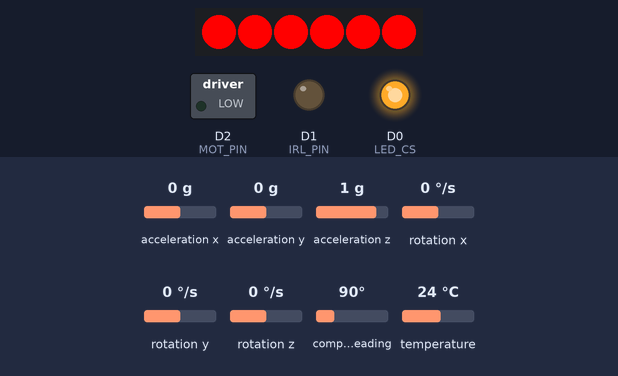
This sketch was run on a simulated ESP8266 (NodeMCU). Parts: 6 RGB LEDs in strip order, left to right, switched loads named in the sketch (green lamp = pin HIGH), output pins drawn as LEDs (lit = HIGH). The inputs (shaded band) are chosen by the test bench; at power-on: acceleration x 0 g, acceleration y 0 g, acceleration z 1 g, rotation x 0 °/s, rotation y 0 °/s, rotation z 0 °/s, compass heading 90°, temperature 24 °C. What the sketch prints to the serial monitor is not drawn.

Above: at 0.1 s.
At 0.6 s:
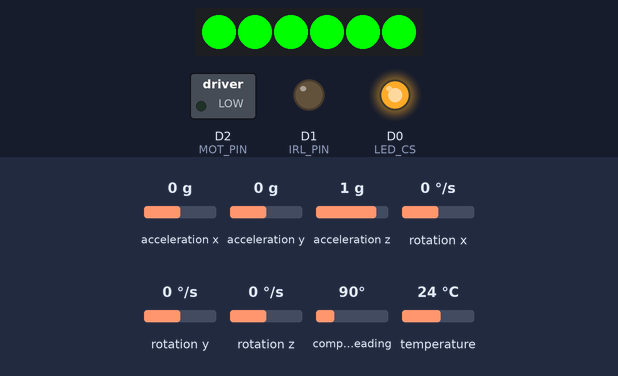
At 1.1 s:
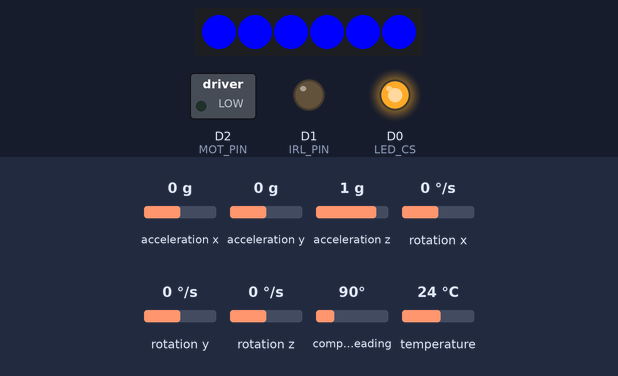
At 1.6 s:
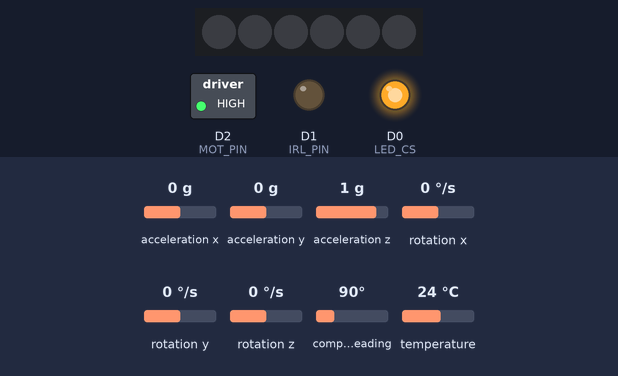
At 2.6 s:
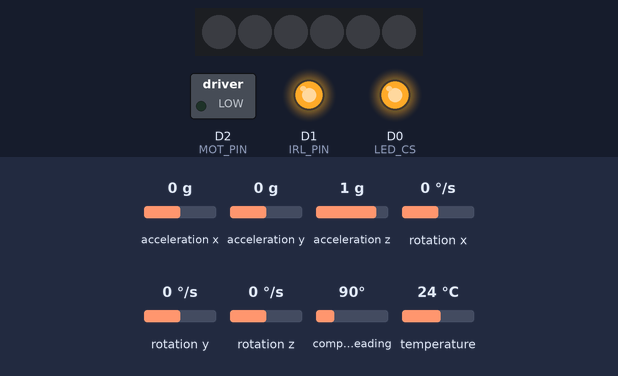
At 3.1 s:
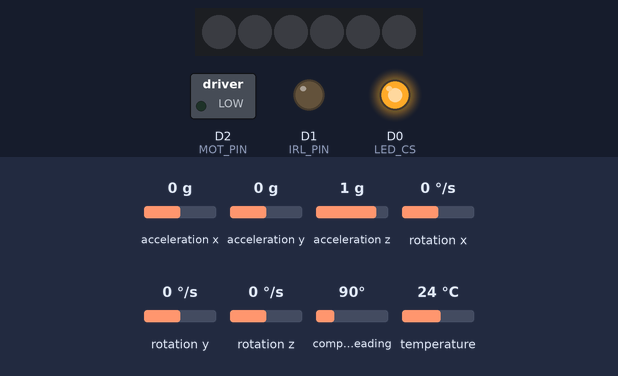
Timing chart, 0 to 40.0 s (numbered marks = the images above):
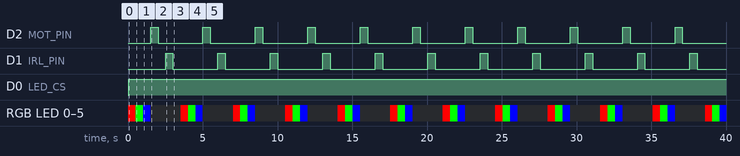

Measured:
- by itself, D2 (MOT_PIN), D1 (IRL_PIN): alternates HIGH for 0.50 s and LOW for 3.0 s
- by itself, D0 (LED_CS): LOW → HIGH at 0.05 s
- by itself, RGB LED 0–5: repeats every 3.5 s: RGB(0, 255, 0) 0.50 s, RGB(0, 0, 255) 0.50 s, off 2.0 s, RGB(255, 0, 0) 0.50 s
- what the display in image 1 shows lasts 0.5 s, from 0.5 s to 1.0 s

The sketch:

DIAGNOSTIC.ino
```cpp
//------------------------------------------
// MACROS, CONSTANTS AND LIBRARIES
//------------------------------------------

#define NUM_LEDS  6
#define LED_CS    D0
#include <Adafruit_DotStar.h>
Adafruit_DotStar strip = Adafruit_DotStar(NUM_LEDS,DOTSTAR_BGR);

#define MOT_PIN   D2
#define IRL_PIN   D1

#include <MPU9250.h>
MPU9250 IMU(SPI, D3);

#define SPEED    500
#define VALUE    420

//******************************************************************************************

void setup() {
  Serial.begin(115200);
  initIMU();
  initLED();
  initMOT();
  initIRL();
}

//******************************************************************************************

void loop() {
  testIMU();
  testLED();
  testMOT();
  testIRL();
}
```

FUNCTIONS.ino
```cpp
//******************************************************************************************
// IMU Diagnostic functions
//******************************************************************************************

void initIMU() {
  IMU.begin();
}

void testIMU() {
  IMU.readSensor();
  Serial.print(IMU.getAccelX_mss(), 2);
  Serial.print("\t");
  Serial.print(IMU.getAccelY_mss(), 2);
  Serial.print("\t");
  Serial.print(IMU.getAccelZ_mss(), 2);
  Serial.print("\t");
  Serial.print(IMU.getGyroX_rads(), 2);
  Serial.print("\t");
  Serial.print(IMU.getGyroY_rads(), 2);
  Serial.print("\t");
  Serial.print(IMU.getGyroZ_rads(), 2);
  Serial.print("\t");
  Serial.print(IMU.getMagX_uT(), 2);
  Serial.print("\t");
  Serial.print(IMU.getMagY_uT(), 2);
  Serial.print("\t");
  Serial.print(IMU.getMagZ_uT(), 2);
  Serial.print("\t");
  Serial.println(IMU.getTemperature_C(), 2);
}

//******************************************************************************************
// RGB LEDS diagnostic functions
//******************************************************************************************

void initLED() {
  strip.begin();
  pinMode(LED_CS, OUTPUT);
  digitalWrite(LED_CS, HIGH);
  changeAll(0x0);
}

void testLED() {
  changeAll(0xFF0000);
  delay(SPEED);
  changeAll(0x00FF00);
  delay(SPEED);
  changeAll(0x0000FF);
  delay(SPEED);
  changeAll(0x000000);
}

void changeAll(int32_t color) {
  for (int i = 0; i < NUM_LEDS; i++) {
    strip.setPixelColor(i, color);
  }
  strip.updatePins(D7, D5);
  digitalWrite(LED_CS, LOW);
  strip.show();
  digitalWrite(LED_CS, HIGH);
  strip.updatePins();
}

//******************************************************************************************
// VIBRATION MOTOR diagnostic functions
//******************************************************************************************

void initMOT() {
  pinMode(MOT_PIN, OUTPUT);
}

void testMOT() {
  analogWrite(MOT_PIN, VALUE);
  delay(SPEED);
  analogWrite(MOT_PIN, 0);
  delay(SPEED);
}

//******************************************************************************************
// INFRARED LEDS diagnostic functions
//******************************************************************************************

void initIRL() {
  pinMode(IRL_PIN, OUTPUT);
}

void testIRL() {
  analogWrite(IRL_PIN, VALUE);
  delay(SPEED);
  analogWrite(IRL_PIN, 0);
  delay(SPEED);
}
```
